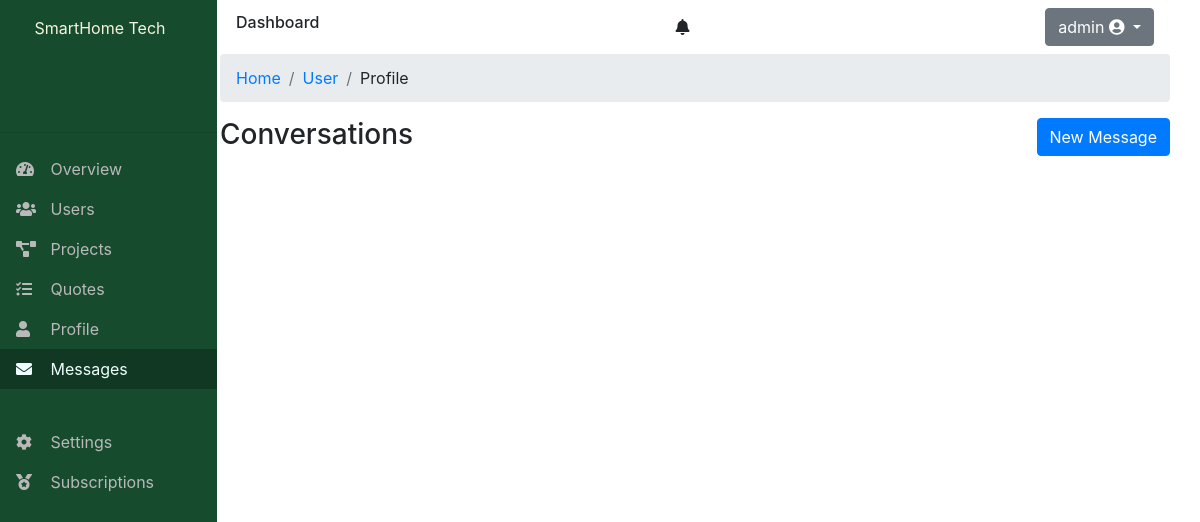
The app's page /accounts/messages/ (signed in), older data.
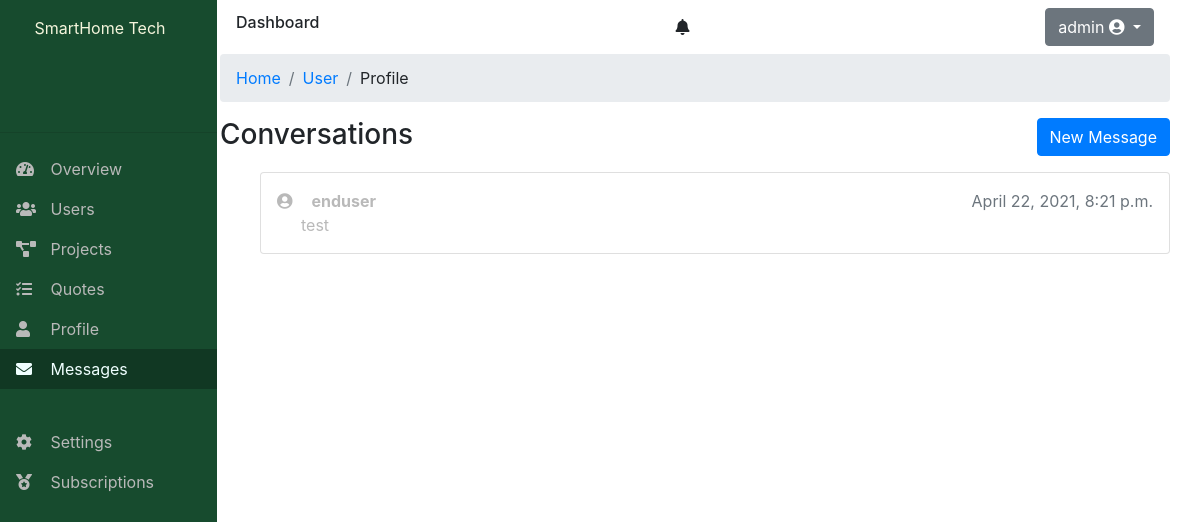
The same page, newer data.
### dashboard/models.py (models this page shows)
class Message(models.Model):
    subject = models.CharField(max_length=150, blank=True)
    body = models.TextField()
    creator = models.ForeignKey(
        UserDetail, on_delete=models.CASCADE)
    project = models.ForeignKey(
        "dashboard.Project", on_delete=models.CASCADE, blank=True, null=True)
    created = models.DateTimeField(auto_now_add=True)

### accounts/models.py (models this page shows)
class UserDetail(models.Model):
    company_name = models.CharField(max_length=100, blank=True)
    department = models.CharField(max_length=100, blank=True)
    position = models.CharField(max_length=100, blank=True)
    designation = models.CharField(max_length=50, blank=True)
    address = models.OneToOneField(AddressInfo, on_delete=models.CASCADE)
    contact = models.OneToOneField(ContactDetail, on_delete=models.CASCADE)
    user = models.OneToOneField(User, on_delete=models.CASCADE)
    uuid = models.UUIDField(default=uuid.uuid4, unique=True, editable=False)

### dashboard/decorators.py (the view)
        def wrapper_func(request, *args, **kwargs):
            group = None
            if request.user.groups.exists():
                group = request.user.groups.all()[0].name
            else:
                raise ValueError('error')
            if group in allowed_groups:
                return view_func(request, *args, **kwargs)
            else:
                raise Http404("User Group  not allowed")

### dashboard/views/user/messages.py (called while the page is built, shortened)
@login_required(login_url='login')
@allowed_users(allowed_groups=['end-user', 'contractor', 'host'])
def messages(request):
    if request.user.groups.first().name == 'host':
        if request.method == 'POST':
            form = MessageForm(request.POST, request.FILES)
            if form.is_valid():
                instance = form.save(commit=False)
                instance.creator = request.user.userdetail
                instance.save()
                return redirect('message')
        else:
            form = MessageForm()
            messages = Message.objects.all()
            return render(request, 'dashboard/user/messages.html', {'messages': messages, 'form': form})

### dashboard/templates/dashboard/user/messages.html (shortened to what this page needs)
{% extends '../layout.html' %}
{%load static%}
{% load crispy_forms_tags %}
{%block style%}
<link rel="stylesheet" type="text/css" href="{%static 'css/dashboard/messages.css'%}">
{%endblock%}
{%block content%}
<div class="clearfix">
  <h3 class="d-inline">Conversations </h3>
  <button type="button" class="btn btn-primary float-right" data-toggle="modal" data-target="#new">
    New Message
  </button>
</div>
<ul class="my-3">
  {%for message in messages%}
  {%if message.subject%}
  <li class="my-2">
    <a class="card  p-3 bg-white rounded" href="{%url 'message-detail' message.id%}">
      <div class="info">
        <i class="fas fa-user-circle"></i>
        <span class="user-name font-weight-bold">{{message.creator.user}}</span>
        <span class="timestamp text-secondary float-right">{{message.created}}</span>
      </div>
      <div class="message_preview ml-4">{{message.subject}}</div>
    </a>
  </li>
{%endif%}
  {%endfor%}
</ul>
{%endblock%}

Row changes from the older to the newer data that the page shows:
now on this page (row edited): Message: creator.user "enduser", created "April 22, 2021, 8:21 p.m.", subject "test"
